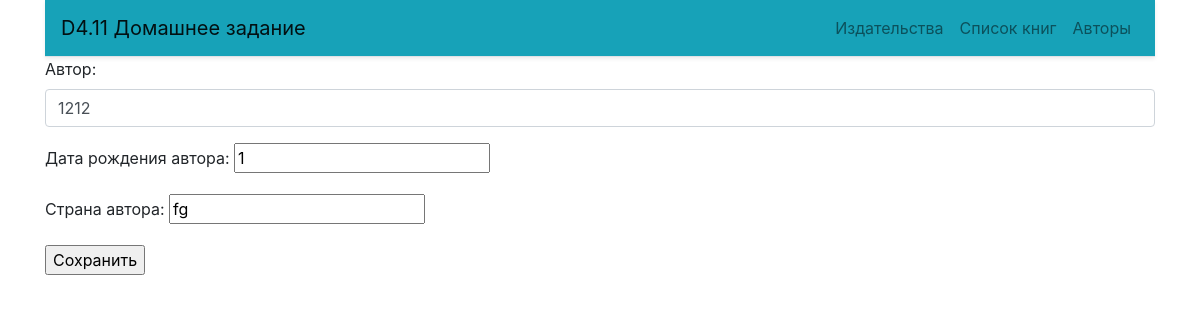
The page /author/update/7/ on the database its author committed.
### p_library/models.py (models this page shows, shortened)
class Author(models.Model):
    full_name = models.TextField(max_length=100, unique=True, verbose_name='Имя автора')
    birth_year = models.SmallIntegerField(verbose_name='Дата рождения автора')
    country = models.CharField(max_length=2, verbose_name='Страна автора')
    class Meta:
        verbose_name = 'Автор'
        verbose_name_plural = 'Авторы'
        ordering = ['full_name']

### p_library/views.py (the view)
# urls.py: path('author/update/<int:pk>/', views.AuthorEdit.as_view(), name='author_update'),
class AuthorEdit(UpdateView):
    model = Author
    form_class = AuthorForm
    template_name = 'author_edit.html'
    success_url = reverse_lazy('author_list')

### p_library/forms.py
class AuthorForm(forms.ModelForm):
    full_name = forms.CharField(label='Автор',
                           widget=forms.TextInput(
                               attrs={'class': 'form-control',
                                      'placeholder': 'Введите автора'}))
    class Meta:
        model = Author
        fields = '__all__'

### p_library/templates/author_edit.html (shortened to what this page needs)
{% extends 'base.html' %}
{% block content %}
<form method="post">
  {{ form.as_p }}
  <input type="submit" value="Сохранить" />
</form>
{% endblock %}

### rows shown on the page
Author: full_name "1212", birth_year "1", country "fg"
